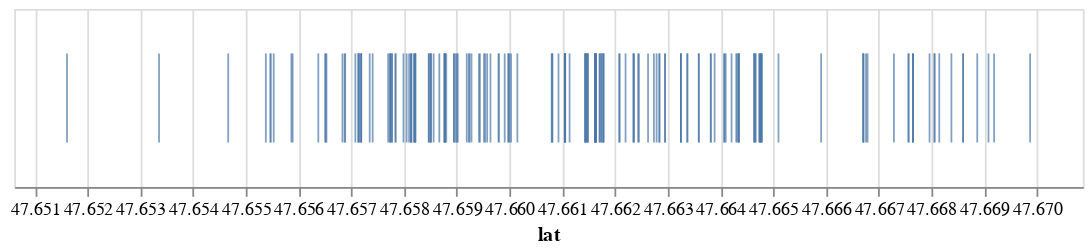

Notebook cell for this chart:
### Markdown cell above
**Part 1**

### Code cell
alt.Chart(d).mark_tick(height=50).encode(
    x=alt.X("lat:Q", scale=alt.Scale(domain=[d["lat"].min() - 1e-3, d["lat"].max() + 1e-3])),
).properties(
    width=600,
    height=100,
)

### Figure 1 — Vega-Lite specification as saved in the notebook (floating-point values rounded to 4 significant figures; data arrays with more than 128 entries replaced by an {"elided": "..."} marker saying what was removed)
{"config": {"view": {"continuousWidth": 300, "continuousHeight": 300}}, "data": {"name": "data-6dfcc2d045bece6fe69863e2539333af"}, "mark": {"type": "tick", "height": 50}, "encoding": {"x": {"field": "lat", "scale": {"domain": [47.65, 47.67]}, "type": "quantitative"}}, "height": 100, "width": 600, "$schema": "https://vega.github.io/schema/vega-lite/v5.8.0.json", "datasets": {"data-6dfcc2d045bece6fe69863e2539333af": {"elided": "182 records"}}}
